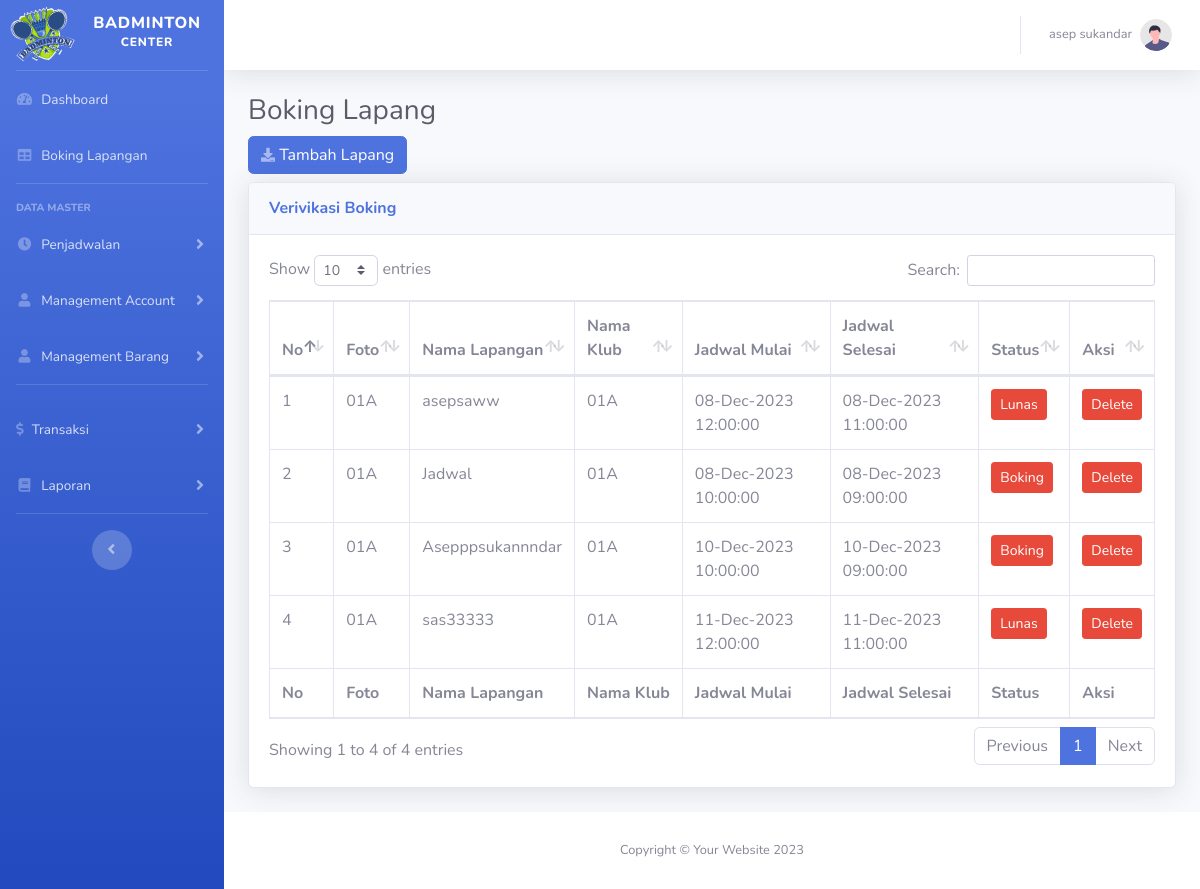
Before: /admin/index.php?pg=boking (signed in) with the older database file.
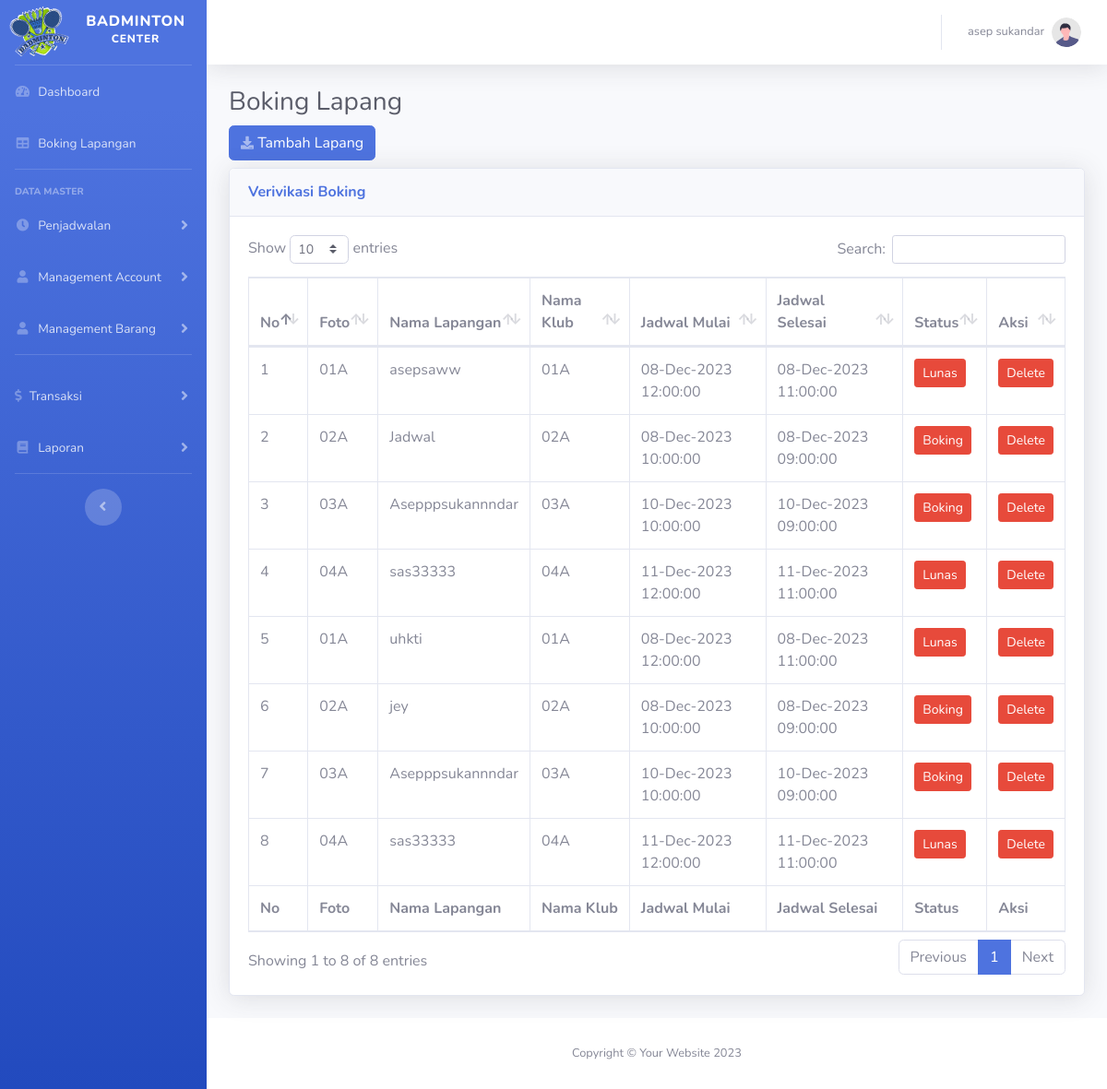
After: the same page with the newer database file.
### tables this page shows
CREATE TABLE `user` (
  `id_user` int(10) NOT NULL,
  `nama_lengkap` varchar(50) NOT NULL,
  `email` varchar(50) NOT NULL,
  `password` varchar(50) NOT NULL,
  `no_hp` varchar(50) NOT NULL,
  `akses` enum('admin','user','kepala') NOT NULL
);

CREATE TABLE `schedule_list` (
  `id` int(10) NOT NULL,
  `title` text NOT NULL,
  `start_datetime` datetime DEFAULT NULL,
  `end_datetime` datetime DEFAULT NULL,
  `id_lap` int(10) NOT NULL,
  `id_user` int(10) DEFAULT NULL,
  `id_member` int(10) DEFAULT NULL,
  `id_jadwal` int(10) NOT NULL,
  `status_boking` varchar(20) NOT NULL
);

CREATE TABLE `lapangan` (
  `id_lap` int(10) NOT NULL,
  `no_lap` varchar(11) NOT NULL,
  `deskripsi` varchar(20) NOT NULL,
  `foto` varchar(50) NOT NULL
);

### admin/boking/index.php (the view, shortened to what this page needs)
<div class="container-fluid">
                    <h1 class="h3 mb-2 text-gray-800">Boking Lapang</h1>
                    <a href="?pg=tambahlapang" class="btn btn-primary  mb-2"> <i
                                class="fas fa-download fa-sm text-white-50"></i> Tambah Lapang</a>
                    <div class="card shadow mb-4">
                        <div class="card-header py-3">
                            <h6 class="m-0 font-weight-bold text-primary">Verivikasi Boking </h6>
                        </div>
                        <div class="card-body">
                            <div class="table-responsive">
                                <table class="table table-bordered" id="dataTable" width="100%" cellspacing="0">
                                    <thead>
                                        <tr>
                                            <th>No</th>
                                            <th>Foto</th>
                                            <th>Nama Lapangan</th>
                                            <th>Nama Klub</th>
                                            <th>Jadwal Mulai</th>
                                            <th>Jadwal Selesai</th>
                                            <th>Status</th>
                                            <th>Aksi</th>
                                        </tr>
                                    </thead>
                                    <tbody>
                                    <?php
                                    $query =mysqli_query($koneksi,"SELECT * FROM schedule_list INNER JOIN lapangan ON schedule_list.id_lap = lapangan.id_lap");
                                    $no=1;
                                    while($data = mysqli_fetch_array($query)){
                                    ?>
                                        <tr>
                                        <td><?php echo $no; ?></td>
                                        <td><?php echo $data['no_lap']?></td>
                                        <td><?php echo $data['title']?></td>
                                        <td><?php echo $data['deskripsi']?></td>
                                        <td><?php echo date('d-M-Y H:i:s', strtotime($data['end_datetime']));?></td>
                                        <td><?php echo date('d-M-Y H:i:s', strtotime($data['start_datetime']));?></td>
                                        <td>
                                            <?php
                                            if($data['status_boking'] == "Boking"){
                                                ?>
                                                  <a href="#" class="btn btn-danger btn-sm"><?php echo $data['status_boking']?></a>
                                                <?php
                                            }else{
                                            $status = $data['status_boking'];
                                            if ($status == "Pending") {
                                                ?>
                                                <form method="POST" >
                                                <input type="hidden" name="id" value="<?php echo $data[0]; ?>">
                                                <input type="submit"  name="status" value="Pending">
                                                </form>
                                                <?php
                                            }else{
                                                ?>
                                                <button class="btn btn-danger btn-sm"><?php echo $data['status_boking']?></button>
                                                <?php
                                            }
                                        }
                                            ?>
                                        </td>
                                        <td><a href="lapangan/hapus.php?id_lap=<?php echo $data[0]; ?>" onclick="return confirm('Yakin Data Akan Di Hapus?')" class="btn btn-danger btn-sm">Delete</a>
                                            </td>
                                        </<tr>
                                        <?php
                                                $no++;
                                            }
                                                ?>
                                    </tbody>
                                    <tfoot>
                                        <tr>
                                        <th>No</th>
                                            <th>Foto</th>
                                            <th>Nama Lapangan</th>
                                            <th>Nama Klub</th>
                                            <th>Jadwal Mulai</th>
                                            <th>Jadwal Selesai</th>
                                            <th>Status</th>
                                            <th>Aksi</th>
                                        </tr>
                                    </tfoot>
                                </table>
                            </div>
                        </div>
                    </div>
                </div>

### admin/index.php (shortened to what this page needs)
<?php
include '../inc/koneksi.php';
$id_user = $_SESSION['id_user'];
$query = mysqli_query($koneksi,"SELECT * FROM user WHERE id_user = '$id_user' ");
$data = mysqli_fetch_array($query);
?>
<!DOCTYPE html>
<html lang="en">
<head>
    <link href="../asets/vendor/fontawesome-free/css/all.min.css" rel="stylesheet" type="text/css">
    <link href="https://cdn.jsdelivr.net/npm/select2@4.1.0-rc.0/dist/css/select2.min.css" rel="stylesheet" />
    <link href="../asets/css/sb-admin-2.min.css" rel="stylesheet">
    <link href="../asets/vendor/datatables/dataTables.bootstrap4.min.css" rel="stylesheet">
</head>
<body id="page-top">
    <div id="wrapper">
        <ul class="navbar-nav bg-gradient-primary sidebar sidebar-dark accordion" id="accordionSidebar">
            <a class="sidebar-brand d-flex align-items-center justify-content-center" href="index.html">
                <div class="sidebar-brand-icon rotate-n-15">
                <img src="img/badminton.png" width="70" height="70">
                </div>
                <div class="sidebar-brand-text mx-3">Badminton <sup>Center</sup></div>
            </a>
            <hr class="sidebar-divider my-0">
            <li class="nav-item">
                <a class="nav-link" href="?pg=dashboard">
                    <i class="fas fa-fw fa-tachometer-alt"></i>
                    <span>Dashboard</span></a>
            </li>
            <li class="nav-item">
                <a class="nav-link" href="?pg=boking">
                    <i class="fas fa-fw fa-table"></i>
                    <span>Boking Lapangan</span></a>
            </li>
            <hr class="sidebar-divider">
            <div class="sidebar-heading">
                Data Master
            </div>
            <li class="nav-item">
                <a class="nav-link collapsed" href="#" data-toggle="collapse" data-target="#collapseTwo1"
                    aria-expanded="true" aria-controls="collapseTwo1">
                    <i class="fas fa-fw fa-clock"></i>
                    <span>Penjadwalan</span>
                </a>
            </li>
            <li class="nav-item">
                <a class="nav-link collapsed" href="#" data-toggle="collapse" data-target="#collapseTwo2"
                    aria-expanded="true" aria-controls="collapseTwo2">
                    <i class="fas fa-fw fa-user"></i>
                    <span>Management Account</span>
                </a>
            </li>
            <li class="nav-item">
                <a class="nav-link collapsed" href="#" data-toggle="collapse" data-target="#collapseTwo"
                    aria-expanded="true" aria-controls="collapseTwo2">
                    <i class="fas fa-fw fa-user"></i>
                    <span>Management Barang</span>
                </a>
            </li>
            <hr class="sidebar-divider">
            <li class="nav-item">
                <a class="nav-link collapsed" href="#" data-toggle="collapse" data-target="#collapseTree"
                    aria-expanded="true" aria-controls="collapseTwo3">
                    <i class="fas fa-dollar-sign"></i>
                    <span>Transaksi</span>
                </a>
            </li>
            <li class="nav-item">
                <a class="nav-link collapsed" href="#" data-toggle="collapse" data-target="#collapseTree4"
                    aria-expanded="true" aria-controls="collapseTwo4">
                    <i class="fas fa-fw fa-book"></i>
                    <span>Laporan</span>
                </a>
            </li>
            <hr class="sidebar-divider d-none d-md-block">
<div class="text-center d-none d-md-inline">
    <button class="rounded-circle border-0" id="sidebarToggle"></button>
</div>
        </ul>
        <div id="content-wrapper" class="d-flex flex-column">
            <div id="content">
                <nav class="navbar navbar-expand navbar-light bg-white topbar mb-4 static-top shadow">
                    <ul class="navbar-nav ml-auto">
                        <li class="nav-item dropdown no-arrow">
                            <a class="nav-link dropdown-toggle" href="#" id="userDropdown" role="button"
                                data-toggle="dropdown" aria-haspopup="true" aria-expanded="false">
                                <span class="mr-2 d-none d-lg-inline text-gray-600 small"><?php echo $data['nama_lengkap'] ?></span>
                                <img class="img-profile rounded-circle" src="../asets/img/undraw_profile.svg">
                            </a>
                        </li>
                    </ul>
                </nav>
                <?php
            switch (@$_GET['pg']) {
                        case 'boking':
                            include'boking/index.php';
                            break;
            }
            ?>
            </div>
            <footer class="sticky-footer bg-white">
                <div class="container my-auto">
                    <div class="copyright text-center my-auto">
                        <span>Copyright &copy; Your Website 2023</span>
                    </div>
                </div>
            </footer>
        </div>
    </div>
</body>
</html>

Changed rows visible on the page:
changed schedule_list "Jadwal": id_lap.no_lap "01A" → "02A"; id_lap.deskripsi "01A" → "02A"
changed schedule_list (number 3 of 8 on the later page): id_lap.no_lap "01A" → "03A"; id_lap.deskripsi "01A" → "03A"
changed schedule_list (number 4 of 8 on the later page): id_lap.no_lap "01A" → "04A"; id_lap.deskripsi "01A" → "04A"
added schedule_list: id_lap.no_lap "01A", title "uhkti", id_lap.deskripsi "01A", end_datetime "08-Dec-2023 12:00:00", start_datetime "08-Dec-2023 11:00:00", status_boking "Lunas"
added schedule_list: id_lap.no_lap "02A", title "jey", id_lap.deskripsi "02A", end_datetime "08-Dec-2023 10:00:00", start_datetime "08-Dec-2023 09:00:00", status_boking "Boking"
added schedule_list: id_lap.no_lap "03A", title "Asepppsukannndar", id_lap.deskripsi "03A", end_datetime "10-Dec-2023 10:00:00", start_datetime "10-Dec-2023 09:00:00", status_boking "Boking"
added schedule_list: id_lap.no_lap "04A", title "sas33333", id_lap.deskripsi "04A", end_datetime "11-Dec-2023 12:00:00", start_datetime "11-Dec-2023 11:00:00", status_boking "Lunas"
Other visible differences:
text written by a page script: "Show entries Search: Showing 1 to 4 of 4 entries Previous 1 Next" → "Show entries Search: Showing 1 to 8 of 8 entries Previous 1 Next"
